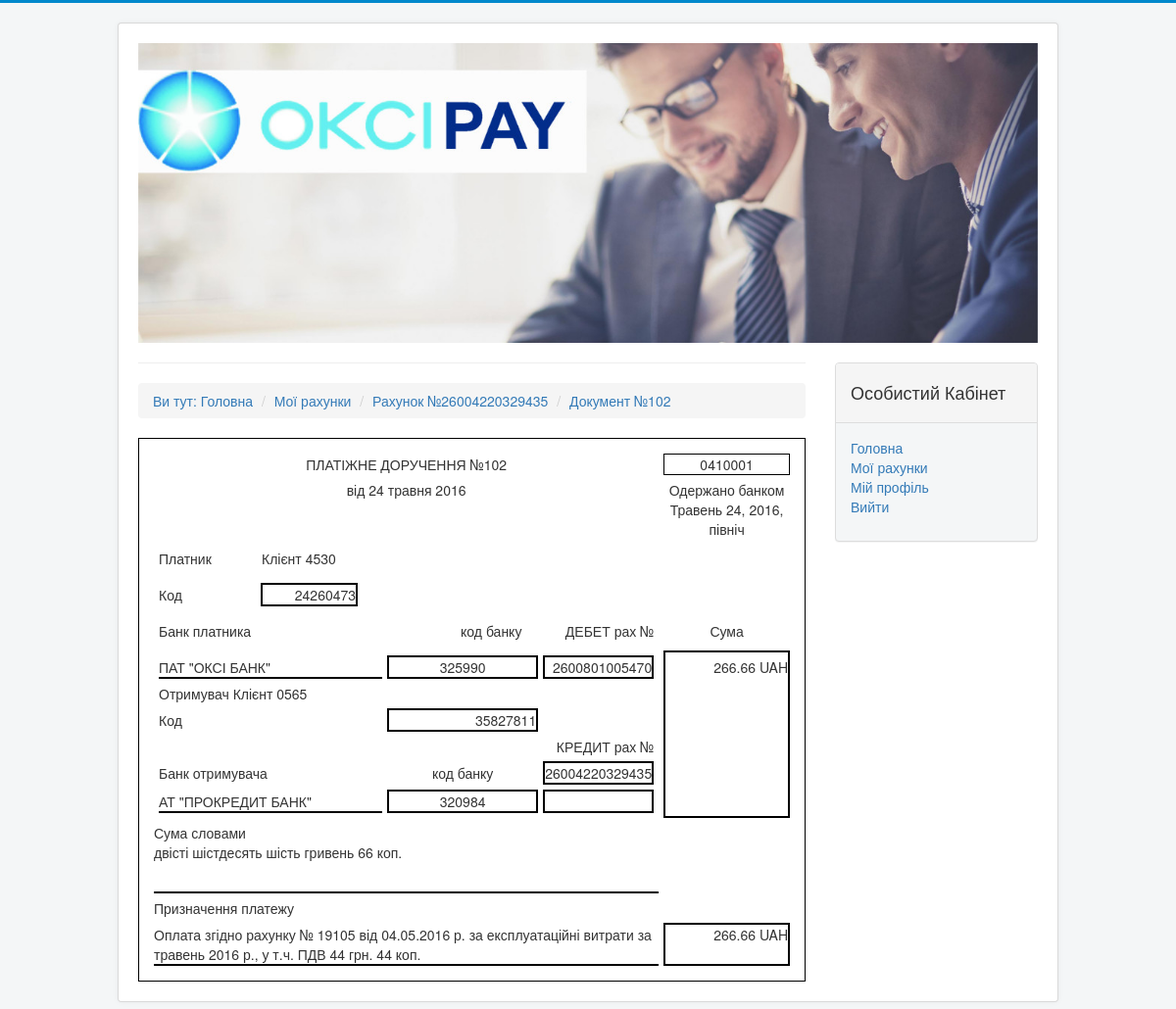
/account/docs/228/ (signed in), run on the app's committed database.
### mainapp/models.py (models this page shows)
class Documents(models.Model):
    class Meta():
        db_table = 'documents'
    id_account = models.ForeignKey(Accounts)
    dt = models.TextField()
    dt_bank = models.TextField()
    docnum = models.CharField(max_length=10)
    code_bank_a = models.DecimalField(max_digits=9, decimal_places=0)
    account_a = models.DecimalField(max_digits=14, decimal_places=0)
    client_a = models.CharField(max_length=38)
    ident_a = models.CharField(max_length=10)
    code_bank_b = models.DecimalField(max_digits=9, decimal_places=0)
    account_b = models.DecimalField(max_digits=14, decimal_places=0)
    client_b = models.CharField(max_length=38)
    ident_b = models.CharField(max_length=10)
    debit_credit = models.BooleanField()
    kind = models.DecimalField(max_digits=2, decimal_places=0, null=True)
    amount = models.DecimalField(max_digits=16, decimal_places=0, null=True)
    purpose = models.TextField()
    amount_nv = models.DecimalField(max_digits=16, decimal_places=0, null=True)

class Banks(models.Model):
    class Meta():
        db_table = 'banks'
    code_bank = models.DecimalField(max_digits=6, decimal_places=0)
    bank_name = models.TextField()

### mainapp/views.py (the view)
# urls.py: url(r'^account/docs/(\d+)/$', views.doc),
def doc(request, id):
    args = {}
    args.update(csrf(request))
    document = Documents.objects.get(id=id)
    document.words_amount = convert_num2text(document.amount)
    document.amount = '{:.2f}'.format(float(document.amount) / 100.00)
    document.dt = datetime.strptime(document.dt, '%Y-%m-%d')
    document.dt_bank = datetime.strptime(document.dt_bank, '%Y/%m/%d %H:%M:%S')
    document.bank_name_a = Banks.objects.get(code_bank=document.code_bank_a).bank_name
    document.bank_name_b = Banks.objects.get(code_bank=document.code_bank_b).bank_name
    args['document'] = document
    args['username'] = auth.get_user(request).username
    return render_to_response('doc.html', args)

### mainapp/templates/doc.html
{% extends 'main.html' %}
{% block main_content %}
<hr />
<ol class="breadcrumb">
    <li><a href="/">Ви тут: Головна</a></li>
    <li><a href="/accounts/">Мої рахунки</a></li>
    <li><a href="/account/{{document.id_account.id}}">Рахунок №{{ document.account_b }}</a></li>
    <li><a href="/account/docs/{{document.id}}">Документ №{{ document.docnum }}</a></li>
</ol>
<div class="">
    <div style="width: 100%;  border: 1px solid black; padding: 10px; display: table; border-spacing: 5px;">
        <div style="display: table-row">
                <div style="width: 80%; display: table-cell; text-align: center; margin-bottom: 0;">ПЛАТІЖНЕ ДОРУЧЕННЯ №{{document.docnum}}</div>
                <div style="width: 20%; display: table-cell; text-align: center; border: 1px solid black; margin-bottom: 0; ">0410001</div>
        </div>
        <div style="display: table-row">
                <div style="width: 80%; display: table-cell; text-align: center; margin-bottom: 0;">від {{document.dt| date}}</div>
                <div style="width: 20%; display: table-cell; text-align: center; margin-bottom: 0; ">Одержано банком<br / >{{document.dt_bank}}</div>
        </div>
        <div style="display: table-row">
                <div style="display: table; width: 100%">
                    <div style="display: table-cell; width: 20%; text-align: left;" >Платник</div>
                    <div style="display: table-cell; width: 80%; text-align: left;">{{document.client_a}}</div>
                </div>
                <div style="width: 20%; display: table-cell; text-align: center; margin-bottom: 0; "></div>
        </div>
        <div style="display: table-row">
                <div style="display: table; width: 100%">
                    <div style="display: table-row">
                        <div style="display: table-cell; width: 20%; text-align: left;">Код</div>
                        <div style="display: table-cell; width: 20%; text-align: right; border: 2px solid black;">{{document.ident_a}}</div>
                        <div style="display: table-cell"></div>
                    </div>
                </div>
                <div style="width: 20%; display: table-cell; text-align: center; margin-bottom: 0; "></div>
        </div>
        <div style="display: table-row">
                <div style="display: table; width: 100%">
                    <div style="display: table-row">
                        <div style="display: table-cell; width: 60%; text-align: left;">Банк платника</div>
                        <div style="display: table-cell; width: 15%; text-align: center;">код банку</div>
                        <div style="display: table-cell; width: 25%; text-align: right;">ДЕБЕТ рах №</div>
                    </div>
                </div>
                <div style="width: 20%; display: table-cell; text-align: center; margin-bottom: 0; ">Сума</div>
        </div>
        <div style="display: table-row">
                <div style="display: table; width: 100%">
                    <div style="display: table-row">
                        <div style="display: table-cell; width: 60%; text-align: left;  border-bottom: 2px solid black">{{document.bank_name_a}}</div>
                        <div style="display: table-cell; width: 15%; text-align: center; border: 2px solid black">{{document.code_bank_a}}</div>
                        <div style="display: table-cell; width: 25%; text-align: right; border: 2px solid black">{{document.account_a}}</div>
                    </div>
                    <div style="display: table-row">
                        <div style="display: table-cell; width: 20%; text-align: left; ">Отримувач {{document.client_b}}</div>
                        <div style="display: table-cell; width: 80%; text-align: left;"></div>
                    </div>
                    <div style="display: table-row">
                        <div style="display: table-cell; width: 20%; text-align: left;">Код</div>
                        <div style="display: table-cell; width: 20%; text-align: right; border: 2px solid black;">{{document.ident_b}}</div>
                        <div style="display: table-cell"></div>
                    </div>
                    <div style="display: table-row">
                        <div style="display: table-cell; width: 60%; text-align: left;"></div>
                        <div style="display: table-cell; width: 15%; text-align: center;"></div>
                        <div style="display: table-cell; width: 25%; text-align: right;">КРЕДИТ рах №</div>
                    </div>
                    <div style="display: table-row">
                        <div style="display: table-cell; width: 60%; text-align: left; ">Банк отримувача</div>
                        <div style="display: table-cell; width: 15%; text-align: center;">код банку</div>
                        <div style="display: table-cell; width: 25%; text-align: right; border: 2px solid black">{{document.account_b}}</div>
                    </div>
                    <div style="display: table-row">
                        <div style="display: table-cell; width: 60%; text-align: left;  border-bottom: 2px solid black">{{document.bank_name_b}}</div>
                        <div style="display: table-cell; width: 15%; text-align: center; border: 2px solid black">{{document.code_bank_b}}</div>
                        <div style="display: table-cell; width: 25%; text-align: right; border: 2px solid black">{{document.account_c}}</div>
                    </div>
                </div>
                <div style="width: 20%; display: table-cell; text-align: right; border: 2px solid black; margin-bottom: 0; ">{{document.amount}} UAH </div>
        </div>
        <div style="display: table-row">
                <div style="width: 80%; display: table-cell; text-align: left; margin-bottom: 0;">Сума словами <br />{{document.words_amount}}</div>
                <div style="width: 20%; display: table-cell; text-align: center; margin-bottom: 0;"></div>
        </div>
        <br />
        <div style="display: table-row">
                <div style="width: 80%; display: table-cell; text-align: left; margin-bottom: 0; border-bottom: 2px solid black"> </div>
                <div style="width: 20%; display: table-cell; text-align: center; margin-bottom: 0;"></div>
        </div>
        <div style="display: table-row">
                <div style="width: 80%; display: table-cell; text-align: left; margin-bottom: 0;">Призначення платежу</div>
                <div style="width: 20%; display: table-cell; text-align: center; margin-bottom: 0;"></div>
        </div>
        <div style="display: table-row">
                <div style="width: 80%; display: table-cell; text-align: left; margin-bottom: 0; border-bottom: 2px solid black">{{document.purpose}}</div>
                <div style="width: 20%; display: table-cell; text-align: right; margin-bottom: 0; border: 2px solid black"> {{document.amount}} UAH</div>
        </div>
    </div>
    </div>
{% endblock %}

### static/css/mainstyle.css (style rules this page uses)
body { -webkit-font-smoothing: antialiased; -moz-osx-font-smoothing: grayscale; border-top: 3px solid #0088cc; padding: 20px; background-color: #f4f6f7; }

### data on the page
Documents: account_b "26004220329435", docnum "102", dt "24 травня 2016", dt_bank "Травень 24, 2016, північ", client_a "Клієнт 4530", ident_a "24260473", bank_name_a "ПАТ \"ОКСІ БАНК\"", code_bank_a "325990", account_a "2600801005470", client_b "Клієнт 0565", ident_b "35827811", bank_name_b "АТ \"ПРОКРЕДИТ БАНК\"", code_bank_b "320984", amount "266.66", words_amount "двісті шістдесять шість гривень 66 коп.", purpose "Оплата згідно рахунку № 19105 від 04.05.2016 р. за експлуатаційні витрати за травень 2016 р., у т.ч. ПДВ 44 грн. 44 коп."
